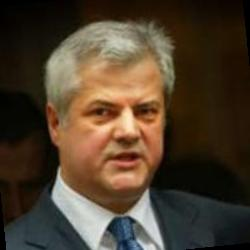
#> input picture 1_training/Adrian_Nastase/Adrian_Nastase_0001.jpg, 250 x 250 px, given in place of Aaron_Peirsol_0001.jpg, which was not available
$ python get_features.py
#> lines starting #> are read from the running program, lines starting #| are printed output that depends on the picture; after the words box and inside, x2 and y2 are one past the last pixel; in counts of white or black regions, pixels touching at a corner belong together; pictures that were not available may be replaced by others from this repository, and a replacement may not be noted
# Computer Vision Course (CSE 40535/60535)
# University of Notre Dame, Fall 2019


import cv2
import numpy as np
from skimage import feature
from matplotlib import pyplot as plt

cascPath = 'haarcascade_frontalface_default.xml'
faceCascade = cv2.CascadeClassifier(cascPath)
#cam = cv2.VideoCapture(0)

img = cv2.imread('1_training/Aaron_Peirsol/Aaron_Peirsol_0001.jpg')
#> img is the input picture: shape (250, 250, 3); mean B, G, R 45.1, 62.3, 77.6

while (True):
    #retval, img = cam.read()
    res_scale = .5             # rescale the input image if it's too large
    #img = cv2.resize(img, (0,0), fx=res_scale, fy=res_scale)

    gray = cv2.cvtColor(img, cv2.COLOR_BGR2GRAY)
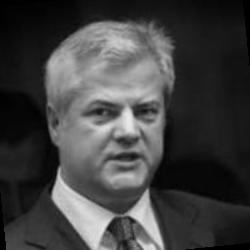
#> gray: shape (250, 250); min 0, max 235, mean 64.9

    faces = faceCascade.detectMultiScale(
        gray,
        scaleFactor = 1.2,
        minNeighbors = 5,
        minSize = (16, 16),
        flags = cv2.CASCADE_SCALE_IMAGE
    )
#> faces = [[63, 64, 123, 123]]

    for (x, y, w, h) in faces:
        pass
        cv2.rectangle(img, (x, y), (x+w, y+h), (0, 255, 0), 2)
#> this loop made 1 pass
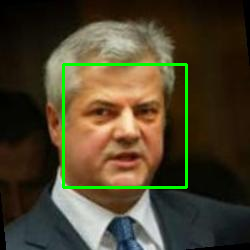
#> img: shape (250, 250, 3); 2.36% of pixels changed, all inside (x1, y1, x2, y2) = (62, 63, 188, 189)

    cv2.imshow("Face detector", img)

    if cv2.waitKey(1) & 0xFF == ord('q'):
#> (key q is pressed here)
        break

#cam.release()
cv2.destroyAllWindows()
pad=20
img_cropped= img[y-pad+1:y+h+pad, x-pad+1:x+w+pad]
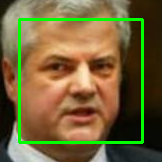
#> img_cropped: shape (162, 162, 3); mean B, G, R 57.5, 99.6, 114.9
im_reshape = cv2.resize(img_cropped , (img.shape[0], img.shape[1]), interpolation=cv2.INTER_LINEAR)
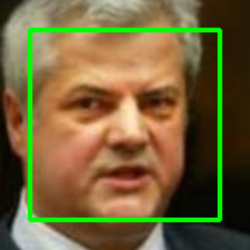
#> im_reshape: shape (250, 250, 3); mean B, G, R 57.4, 99.7, 114.6
norm_img = np.zeros((img.shape[0], img.shape[1]))
norm_img = cv2.normalize(im_reshape, norm_img, 0, 255, cv2.NORM_MINMAX)
gray = cv2.cvtColor(norm_img,cv2.COLOR_BGR2GRAY)
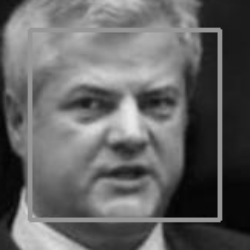
#> gray: shape (250, 250); min 1, max 234, mean 99.3
#cv2.imwrite('preprocess/output.png', gray)
cv2.imshow("Face", gray)
cv2.waitKey(0)
cv2.destroyAllWindows()
# crop and normalize 128x128
####LBP
# 8 neighbors, 3x3 neighborhood (radius = 1) and 59 bins -- as discussed in class
numPoints = 8
radius = 1
bins = 59
eps = np.finfo(np.float32).eps

# Open the webcam

while (True):

    # Get and show webcam frame
    #_, img = cam.read()
    res_scale = .5             # rescale the input image if it's too large
    #img = cv2.resize(img, (0,0), fx=res_scale, fy=res_scale)
    #gray = cv2.cvtColor(img, cv2.COLOR_BGR2GRAY)
    cv2.imshow("Webcam grayscale image", gray)

    # Calculate and show the Local Binary Pattern representation
    lbp = feature.local_binary_pattern(gray, numPoints, radius, method="nri_uniform")
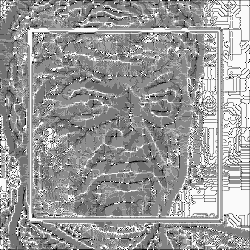
#> lbp: shape (250, 250) float64; min 0, max 58, mean 35.2; drawn with min black and max white
    cv2.imshow("LBP representation",cv2.normalize(lbp, lbp, 0, 1, cv2.NORM_MINMAX))

    # Calculate and normalize the histogram
    (hist, _) = np.histogram(lbp.ravel(), bins = bins)
#> hist = 59 values, max 8309 at index 57, min 0 at index 2, mean 1059.3
    hist = hist.astype("float")
    hist /= (hist.sum() + eps)
#> hist = 59 values, max 0.133 at index 57, min 0 at index 2, mean 0.0169

    action = cv2.waitKey(1)
#> (key q is pressed here)
    if action & 0xFF == 27:  # escape
        break
    elif action == ord('h'): # show our image features: histogram of the LBP representation
        plt.bar(range(bins), hist, width = 0.9)
        plt.title('Histogram for the LBP representation')
        plt.savefig('features/Aaron_1_features.png')
        plt.show()


# Close the webcam and all windows
#cam.release()
cv2.destroyAllWindows()
